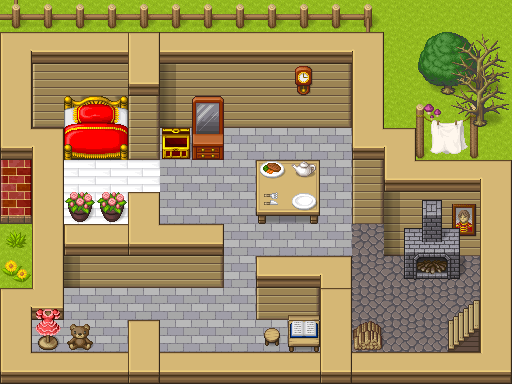

A 2D game scene composited from a Tiled map and its tileset images. What follows is a short description and the map's XML, with every tile layer's data as written:
An orthogonal 16x12 tile map with 32x32 px tiles, 6 tile layers (background, walls, floor, addons, ...).

<map version="1.10" tiledversion="1.10.2" orientation="orthogonal" renderorder="right-down" width="16" height="12" tilewidth="32" tileheight="32" infinite="0" nextlayerid="7" nextobjectid="1">
 <tileset firstgid="1" source="TILESET1.tsx" />
 <layer id="2" name="background" width="16" height="12">
  <data encoding="csv">
1,1,1,1,1,1,1,1,1,1,1,1,1,1,1,1,
682,675,675,675,673,675,675,675,675,675,675,683,1,1,1,1,
681,497,498,498,689,501,498,498,498,498,499,681,1,1,1,1,
681,505,506,506,500,509,506,506,506,506,507,681,1,1,1,1,
690,683,0,0,508,290,290,290,290,290,290,690,683,1,1,1,
404,681,321,321,321,290,290,290,290,290,290,500,690,675,675,683,
412,681,321,321,673,290,290,290,290,290,290,500,501,498,498,681,
1,681,674,675,690,675,676,290,290,290,290,291,509,498,498,681,
1,681,509,506,506,506,507,290,674,675,683,291,291,291,291,681,
682,691,290,290,290,290,290,290,505,507,673,291,291,291,291,681,
681,290,290,290,673,290,290,290,290,290,681,291,291,291,291,681,
690,675,675,675,689,675,675,675,675,675,689,675,675,675,675,691
</data>
 </layer>
 <layer id="6" name="walls" width="16" height="12">
  <data encoding="csv">
0,0,0,0,0,0,0,0,0,0,0,0,0,0,0,0,
682,675,675,675,673,675,675,675,675,675,675,683,0,0,0,0,
681,497,498,498,689,501,498,498,498,498,499,681,0,0,0,0,
681,505,506,506,500,509,506,506,506,0,507,681,0,0,0,0,
690,683,0,0,508,0,0,0,0,0,0,690,683,0,0,0,
404,681,0,0,0,0,0,0,718,720,0,500,690,675,675,683,
412,681,0,0,673,0,0,0,734,736,0,500,501,498,498,681,
0,681,674,675,690,675,676,0,0,0,0,0,509,498,498,681,
0,681,509,506,506,506,507,0,674,675,683,0,0,0,0,681,
682,691,0,0,0,0,0,0,505,507,673,0,0,0,0,681,
681,0,0,0,673,0,0,0,0,290,681,0,0,0,291,681,
690,675,675,675,689,675,675,675,675,675,689,675,675,675,675,691
</data>
 </layer>
 <layer id="5" name="floor" width="16" height="12">
  <data encoding="csv">
182,185,185,185,185,185,185,185,185,185,185,180,0,0,0,0,
0,0,0,0,0,0,0,0,0,0,0,0,0,0,0,0,
0,0,0,0,0,0,0,0,0,0,0,0,0,0,0,0,
0,0,0,0,0,0,0,0,0,0,0,0,0,263,264,0,
0,0,0,0,0,290,290,290,290,290,290,0,0,271,272,0,
0,0,321,321,321,290,290,290,290,290,290,0,0,0,0,0,
0,0,321,321,0,290,290,290,290,290,290,0,0,0,0,0,
0,0,0,0,0,0,0,290,290,290,290,291,0,0,0,0,
0,0,0,0,0,0,0,290,0,0,0,291,291,291,291,0,
0,0,290,290,290,290,290,290,0,0,0,291,291,291,291,0,
0,290,290,290,0,290,290,290,290,290,0,291,291,291,291,0,
0,0,0,0,0,0,0,0,0,0,0,0,0,0,0,0
</data>
 </layer>
 <layer id="4" name="addons" width="16" height="12">
  <data encoding="csv">
0,0,0,0,0,0,0,0,0,0,0,0,0,0,0,0,
0,0,0,0,0,0,0,0,0,0,0,0,0,0,0,0,
0,0,0,0,0,0,0,0,0,0,0,0,0,0,0,0,
0,0,780,781,0,0,0,0,0,0,0,0,0,0,0,0,
0,0,788,789,0,0,0,0,0,0,0,0,0,0,0,0,
0,0,0,0,0,0,0,0,0,0,0,0,0,0,0,0,
0,0,944,944,0,0,0,0,0,0,0,0,0,0,630,0,
0,0,0,0,0,0,0,0,0,0,0,0,0,0,638,0,
0,0,0,0,0,0,0,0,0,0,0,0,0,0,0,0,
0,0,0,0,0,0,0,0,0,714,0,0,0,0,0,0,
0,0,0,0,0,0,0,0,725,0,0,867,0,0,0,0,
0,0,0,0,0,0,0,0,0,0,0,0,0,0,0,0
</data>
 </layer>
 <layer id="1" name="w1" width="16" height="12">
  <data encoding="csv">
0,0,0,0,0,0,0,0,0,0,0,0,0,0,0,0,
0,0,0,0,0,0,0,0,0,0,0,0,0,11,12,0,
0,0,0,0,0,0,0,0,0,811,0,0,0,19,20,0,
0,0,0,0,0,0,761,0,0,0,0,0,0,0,0,0,
0,0,0,0,0,871,769,0,0,0,0,0,0,0,0,0,
0,0,0,0,0,0,0,0,718,720,0,0,0,0,0,0,
0,0,0,0,0,0,0,0,734,736,0,0,0,810,0,0,
49,0,0,0,0,0,0,0,0,0,0,0,817,818,819,0,
56,0,0,0,0,0,0,0,0,0,0,0,825,826,827,0,
0,1035,0,0,0,0,0,0,0,0,0,0,0,0,319,0,
0,1043,1028,0,0,0,0,0,0,709,0,0,0,0,327,0,
0,0,0,0,0,0,0,0,0,0,0,0,0,0,0,0
</data>
 </layer>
 <layer id="3" name="w2" width="16" height="12">
  <data encoding="csv">
0,0,0,0,0,0,0,0,0,0,0,0,0,0,0,0,
0,0,0,0,0,0,0,0,0,0,0,0,0,0,15,16,
0,0,0,0,0,0,0,0,0,0,0,0,0,0,31,32,
0,0,0,0,0,0,0,0,0,0,0,0,0,58,23,24,
0,0,0,0,0,0,0,0,0,0,0,0,0,0,0,0,
0,0,0,0,0,0,0,0,963,975,0,0,0,0,0,0,
0,0,0,0,0,0,0,0,971,961,0,0,0,0,0,0,
0,0,0,0,0,0,0,0,0,0,0,0,0,0,0,0,
0,0,0,0,0,0,0,0,0,0,0,0,0,0,0,0,
0,0,0,0,0,0,0,0,0,0,0,0,0,0,0,0,
0,0,0,0,0,0,0,0,0,956,0,0,0,0,0,0,
0,0,0,0,0,0,0,0,0,0,0,0,0,0,0,0
</data>
 </layer>
</map>
